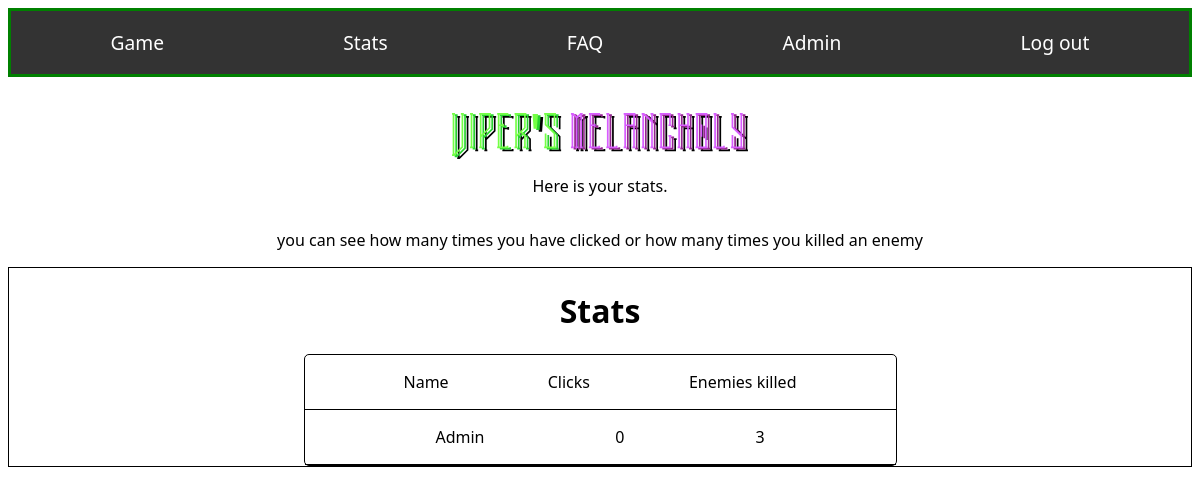
Screenshot of /src/pages/board.php (signed in) with the database file from the repository.
### tables this page shows
CREATE TABLE `stats` (
  `stat_id` int(11) NOT NULL AUTO_INCREMENT,
  `user_id` int(11) DEFAULT NULL,
  `click` int(11) NOT NULL,
  `kills` int(11) NOT NULL,
  PRIMARY KEY (`stat_id`),
  KEY `user_id` (`user_id`),
  CONSTRAINT `stats_ibfk_1` FOREIGN KEY (`user_id`) REFERENCES `users` (`user_id`)
);

CREATE TABLE `users` (
  `user_id` int(11) NOT NULL AUTO_INCREMENT,
  `username` varchar(25) NOT NULL,
  `password` varchar(255) DEFAULT NULL,
  `admin` tinyint(1) DEFAULT NULL,
  PRIMARY KEY (`user_id`)
);

### src/pages/board.php (the view, shortened to what this page needs)
<?php
include("db_connect.php");
    $query = "SELECT admin FROM users WHERE user_id = ?";
    $stmt = $conn->prepare($query);
    $stmt->bind_param("i", $_SESSION['user_id']);
    $stmt->execute();
    $result = $stmt->get_result();
    $user = $result->fetch_assoc();
    $userId = $_SESSION['user_id'];
    $stmt = $conn->prepare("SELECT users.username, stats.* FROM stats INNER JOIN users ON stats.user_id = users.user_id WHERE stats.user_id = ?");
    $stmt->bind_param("i", $userId);
    $stmt->execute();
    $result = $stmt->get_result();
    $userStats = $result->fetch_assoc();
?>
<html>
    <head>
        <link rel="stylesheet" type="text/css" href="style.css">
    </head>
	<body>
        <nav id="navBar">
            <a id="navKnapp" href="/game.php">Game</a>
            <a id="navKnapp" href="/board.php">Stats</a>
            <a id="navKnapp" href="/FAQ.php">FAQ</a>
            <?php if ($user['admin'] == 1): ?>
                <a id="navKnapp" href="/admin.php">Admin</a>
            <?php endif; ?>
            <a id="navKnapp" href="/index.php">Log out</a>
        </nav>
        <div id=logo_container>
            <img src="public/Viper_melancholy_logo.svg" alt="Viper Melancholy logo" id="logo" height="100px">
            <p id="logo_text"> Here is your stats.</p>
            <p id="logo_text"> you can see how many times you have clicked or how many times you killed an enemy</p>
        </div>
        <div id="board_container">
            <h1 id=board_title>Stats</h1>
            <div id="score_container">
                <div id="score_type">
                    <p>Name</p>
                    <p>Clicks</p>
                    <p>Enemies killed</p>
                </div>
                <div id="player_score">
                    <p><?php echo $userStats['username']; ?></p>
                    <p><?php echo $userStats['click']; ?></p>
                    <p><?php echo $userStats['kills']; ?></p>
                </div>
            </div>
        </div>
    </body>
</html>

### src/pages/style.css (style rules this page uses)
:root { --accent: 136, 58, 234; --accent-light: 224, 204, 250; --accent-dark: 49, 10, 101; --accent-gradient: linear-gradient( 45deg, rgb(var(--accent)), rgb(var(--accent-light)) 30%, white 60% ); }
html { font-family: system-ui, sans-serif; }
#navBar { display: flex; justify-content: space-around; align-items: center; background-color: #333; color: white; padding: 10px; border : 3px solid green; }
#navKnapp { text-decoration: none; color: white; padding: 8px; font-size: 1.2em; }
#board_container { display: flex; flex-direction: column; align-items: center; justify-content: flex-start; border: black solid 1px; }
#score_container { flex-direction: row; flex-wrap: wrap; justify-content: flex-start; border: 1px solid black; border-radius: 5px; width: 50%; }
#score_type { display: flex; flex-direction: row; justify-content: space-evenly; border-bottom: 1px solid black; }
#player_score { display: flex; flex-direction: row; justify-content: space-evenly; border-bottom: 1px solid black; }
#logo_container { display: flex; flex-direction: column; justify-content: center; align-items: center; margin-top: 3%; }
#logo { height: 25%; width: 25%; align-self: center; }

### rows the page displays
stats: user.username "Admin", click "0", kills "3"
